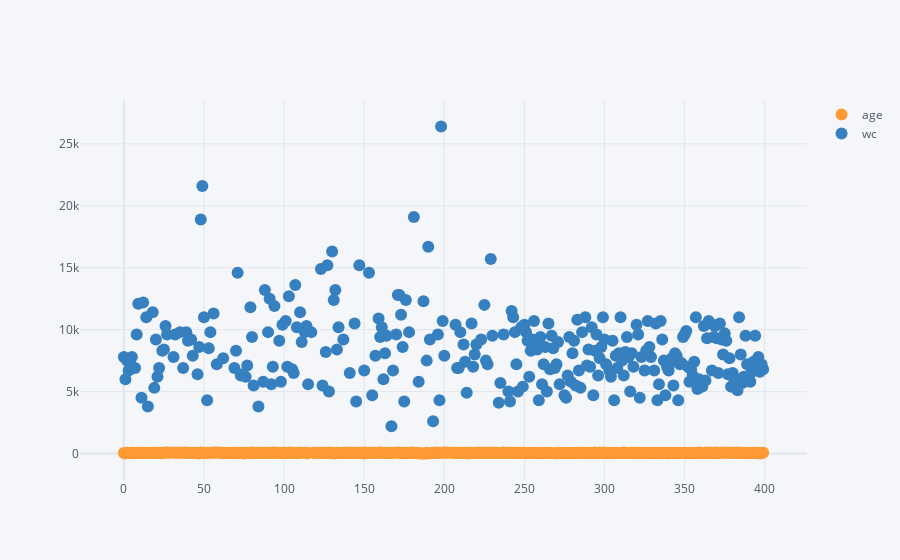

Write notebook code for a chart like this one.
### Code cell
data1[['age','wc']].iplot(kind='scatter',mode='markers')

### Figure 1 — Plotly figure (JSON) as saved in the notebook; plotly's stock layout.template omitted (floating-point values rounded to 4 significant figures; data arrays with more than 128 entries replaced by an {"elided": "..."} marker saying what was removed)
{"data": [{"line": {"color": "rgba(255, 153, 51, 1.0)", "dash": "solid", "shape": "linear", "width": 1.3}, "marker": {"size": 12, "symbol": "circle"}, "mode": "markers", "name": "age", "text": "", "type": "scatter", "x": {"elided": "400 int values"}, "y": {"elided": "400 mixed values"}}, {"line": {"color": "rgba(55, 128, 191, 1.0)", "dash": "solid", "shape": "linear", "width": 1.3}, "marker": {"size": 12, "symbol": "circle"}, "mode": "markers", "name": "wc", "text": "", "type": "scatter", "x": {"elided": "400 int values"}, "y": {"elided": "400 str values"}}], "layout": {"legend": {"bgcolor": "#F5F6F9", "font": {"color": "#4D5663"}}, "paper_bgcolor": "#F5F6F9", "plot_bgcolor": "#F5F6F9", "title": {"font": {"color": "#4D5663"}}, "xaxis": {"gridcolor": "#E1E5ED", "showgrid": true, "tickfont": {"color": "#4D5663"}, "title": {"font": {"color": "#4D5663"}, "text": ""}, "zerolinecolor": "#E1E5ED"}, "yaxis": {"gridcolor": "#E1E5ED", "showgrid": true, "tickfont": {"color": "#4D5663"}, "title": {"font": {"color": "#4D5663"}, "text": ""}, "zerolinecolor": "#E1E5ED"}}}
